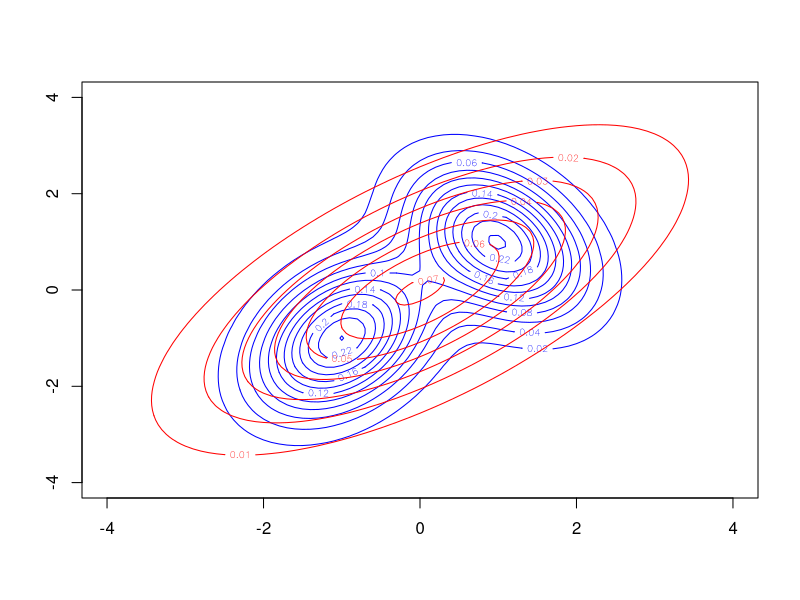
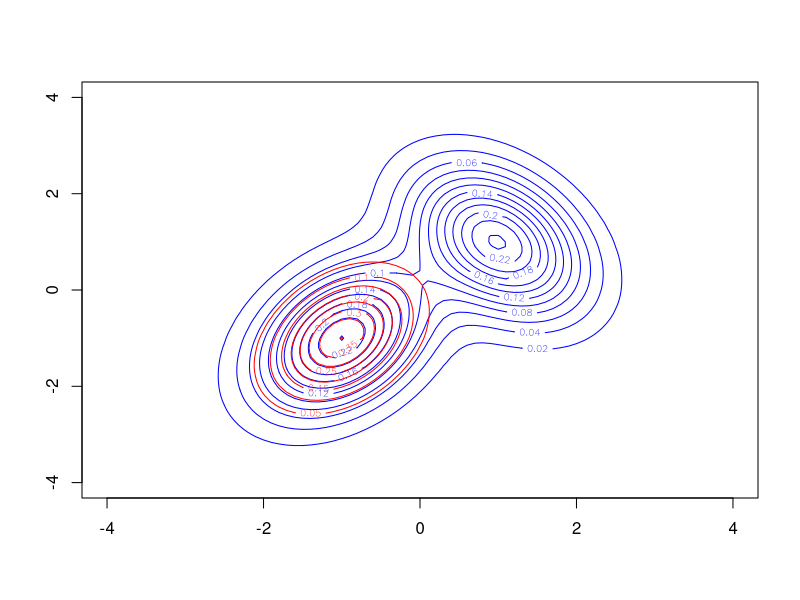
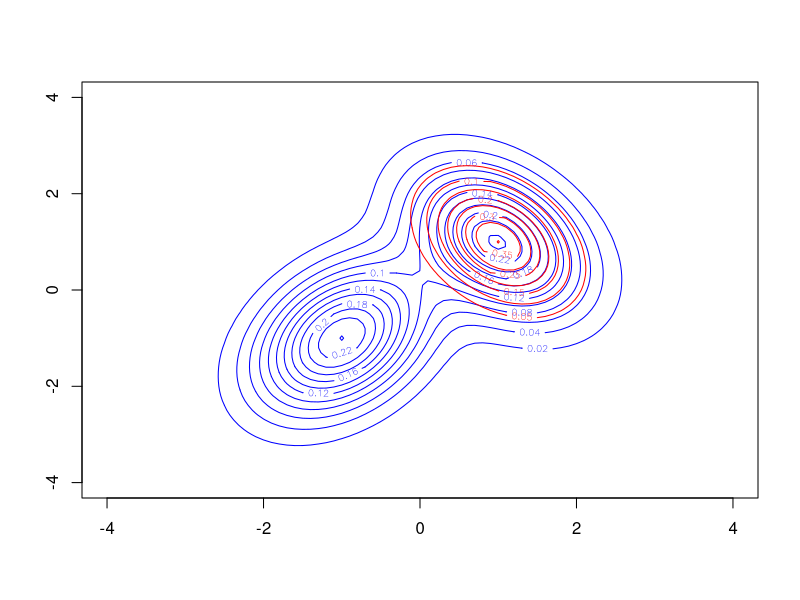

Write the R code that produced these figures, in order.
# Description: 
#   Plot KL(p,q) and KL(q,p) for a mix of 2d Gaussian.
#
# Details:
#   Visualize difference between KL(p,q) and KL(q,p) where p 
#   is a mix of two 2d Gaussians, and q is a single 2d Gaussian.
#   This is Figure bishop-5-4.
#
#
# License: GNU v3
#
# Date: October 18, 2016
#
# Authors:
#    Rcode was modified by Jiali Lin.
#    Depts. of Statistics, Virginia Tech,
#    Hutcheson Hall, 403K, Blacksburg, VA 24061 
#
# References:
#    https://pmtk3.googlecode.com.

rm(list = ls())

library(mvtnorm)

mu <- matrix(c(-1, -1, 1, 1), nrow = 2,byrow = T);

Sigma <- array(0,c(2, 2, 2));
Sigma[, , 1] <- matrix(c(1/2, 1/4, 1/4, 1), nrow = 2);
Sigma[, , 2] <- matrix(c(1/2, -1/4, -1/4, 1), nrow = 2);
SigmaKL <- matrix(c(3, 2, 2, 3), nrow = 2);

x1 <- seq(-4, 4, 0.1);
x2 <- x1;

n1 <- length(x1);
n2 <- length(x2);

f1 <- matrix(0, nrow = n1, ncol = n2); 
f2 <- matrix(0, nrow = n1, ncol = n2); 
klf <- matrix(0, nrow = n1, ncol = n2); 
kll <- klf;
klr <- klf;

for (i in 1:n1){
  #f1[i,] <- dmvnorm(cbind(kronecker(matrix(1,n2,1),x1[i]), x2), mu[1, ], Sigma[, , 1]);
  f1[i,] <- dmvnorm(cbind(rep(x1[i], n2), x2), mu[1, ], Sigma[, , 1]);
  f2[i,] <- dmvnorm(cbind(rep(x1[i], n2), x2), mu[2, ], Sigma[, , 2]);
  klf[i,] <- dmvnorm(cbind(rep(x1[i], n2), x2), matrix(c(0, 0), ncol = 1), SigmaKL);
  kll[i,] <- dmvnorm(cbind(rep(x1[i], n2), x2), mu[1, ], Sigma[, , 1] * 0.6);
  klr[i,] <- dmvnorm(cbind(rep(x1[i], n2), x2), mu[2, ], Sigma[, , 2]*  0.6);
}

f <- f1 + f2;

# figure(a)
contour(x1, x2, f, col = "blue")
contour(x1, x2, klf, add = TRUE, col = "red") 

# figure(b)
contour(x1, x2, f, col = "blue")
contour(x1, x2, kll, add = TRUE, col = "red") 

# figure(b)
contour(x1, x2, f, col = "blue")
contour(x1, x2, klr, add = TRUE, col = "red") 
